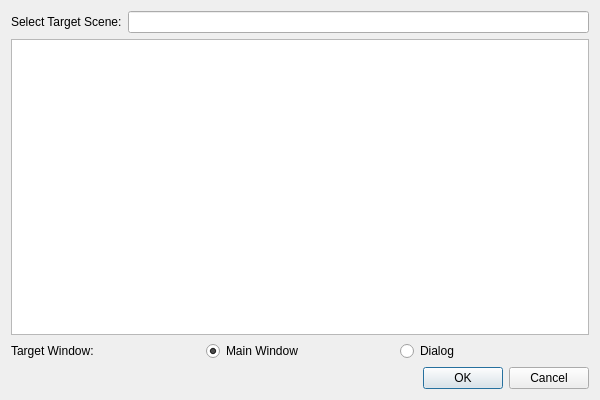
<?xml version="1.0" encoding="UTF-8"?>
<ui version="4.0">
 <class>SceneLinkDialog</class>
 <widget class="QDialog" name="SceneLinkDialog">
  <property name="geometry">
   <rect>
    <x>0</x>
    <y>0</y>
    <width>600</width>
    <height>400</height>
   </rect>
  </property>
  <property name="windowTitle">
   <string>Select Target Scene</string>
  </property>
  <layout class="QVBoxLayout" name="verticalLayout">
   <item>
    <layout class="QHBoxLayout" name="horizontalLayout_2">
     <item>
      <widget class="QLabel" name="sceneSelectLabel">
       <property name="text">
        <string>Select Target Scene:</string>
       </property>
      </widget>
     </item>
     <item>
      <widget class="QLineEdit" name="leFilter"/>
     </item>
    </layout>
   </item>
   <item>
    <widget class="QListWidget" name="lwScenes"/>
   </item>
   <item>
    <layout class="QHBoxLayout" name="horizontalLayout">
     <item>
      <widget class="QLabel" name="windowSelectLabel">
       <property name="text">
        <string>Target Window:</string>
       </property>
      </widget>
     </item>
     <item>
      <widget class="QRadioButton" name="mainRadio">
       <property name="toolTip">
        <string>Open in Tabbed Scene Mode</string>
       </property>
       <property name="text">
        <string>Main Window</string>
       </property>
       <property name="checked">
        <bool>true</bool>
       </property>
      </widget>
     </item>
     <item>
      <widget class="QRadioButton" name="dialogRadio">
       <property name="toolTip">
        <string>Open in Unpinned Scene Mode</string>
       </property>
       <property name="text">
        <string>Dialog</string>
       </property>
      </widget>
     </item>
    </layout>
   </item>
   <item>
    <widget class="QDialogButtonBox" name="buttonBox">
     <property name="orientation">
      <enum>Qt::Horizontal</enum>
     </property>
     <property name="standardButtons">
      <set>QDialogButtonBox::Cancel|QDialogButtonBox::Ok</set>
     </property>
    </widget>
   </item>
  </layout>
 </widget>
 <resources/>
 <connections>
  <connection>
   <sender>buttonBox</sender>
   <signal>accepted()</signal>
   <receiver>SceneLinkDialog</receiver>
   <slot>accept()</slot>
   <hints>
    <hint type="sourcelabel">
     <x>248</x>
     <y>254</y>
    </hint>
    <hint type="destinationlabel">
     <x>157</x>
     <y>274</y>
    </hint>
   </hints>
  </connection>
  <connection>
   <sender>buttonBox</sender>
   <signal>rejected()</signal>
   <receiver>SceneLinkDialog</receiver>
   <slot>reject()</slot>
   <hints>
    <hint type="sourcelabel">
     <x>316</x>
     <y>260</y>
    </hint>
    <hint type="destinationlabel">
     <x>286</x>
     <y>274</y>
    </hint>
   </hints>
  </connection>
 </connections>
</ui>
